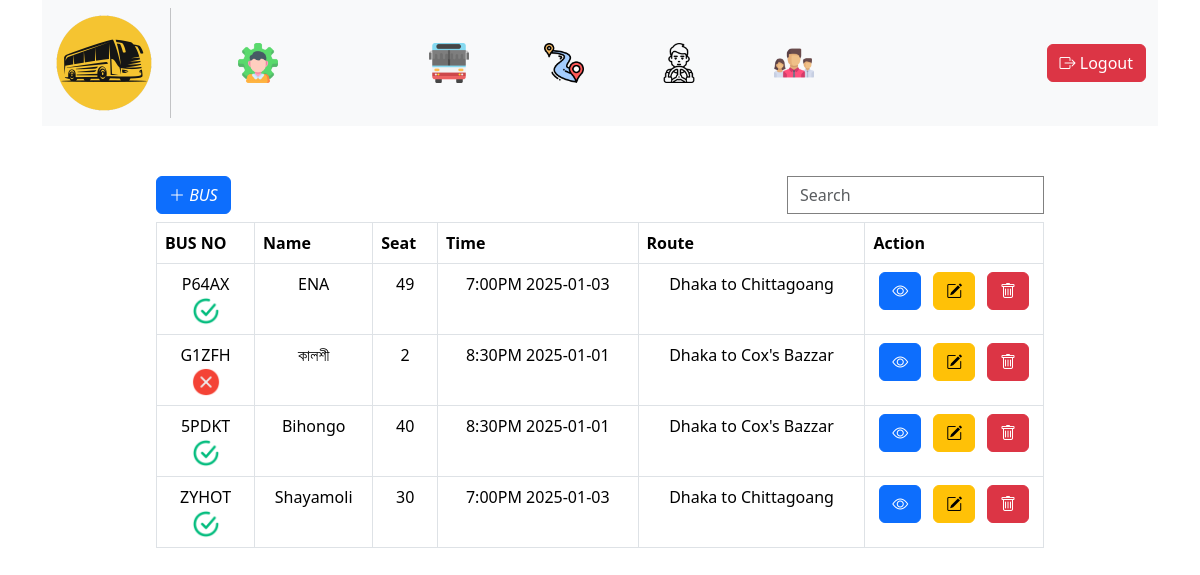
/admin/admin_bus.php (signed in), run on the app's committed database.
### tables this page shows
CREATE TABLE `bus_info` (
  `id` int NOT NULL,
  `bus_name` varchar(100) NOT NULL,
  `bus_no` varchar(255) NOT NULL,
  `bus_type` varchar(10) NOT NULL,
  `total_seat` int NOT NULL,
  `route_id` int NOT NULL,
  `driver_id` int NOT NULL,
  `status` varchar(100) NOT NULL DEFAULT 'Active'
);

CREATE TABLE `route` (
  `r_id` int NOT NULL,
  `route_special_id` varchar(255) NOT NULL,
  `source` varchar(255) NOT NULL,
  `destination` varchar(255) NOT NULL,
  `distance` varchar(255) NOT NULL,
  `estimated_time` varchar(100) NOT NULL,
  `cost` int NOT NULL,
  `time` varchar(100) NOT NULL,
  `date` varchar(100) NOT NULL
);

### admin/admin_bus.php (the view, shortened to what this page needs)
<?php
include 'admin_header.php';
include 'navbar.php';
?>
<div class="row">
    <div style="width: 80%;margin:auto;margin-top:50px;">
        <div class="d-flex justify-content-between">
            <div>
                    <button type="button" class="btn btn-primary mb-2" data-bs-toggle="modal" data-bs-target="#exampleModal">
                <i class="bi bi-plus-lg"> BUS</i>
                </button>
            </div>
            <div>
                <input style="border-radius:0px;border:1px solid grey;" type="search" class="form-control" placeholder="Search">
            </div>
        </div>
        <table class="table table-bordered">
            <tr>
                <th>BUS NO</th>
                <th>Name</th>
                <th>Seat</th>
                <th>Time</th>
                <th>Route</th>
                <th>Action</th>
            </tr>
            <tbody>
<?php
    include "../config.php";
    $query = $dbConn->prepare("SELECT bus_info.id,bus_info.bus_no,bus_info.total_seat,bus_info.bus_name,bus_info.status,route.source,route.destination,route.date,route.time FROM bus_info JOIN route WHERE route.r_id=bus_info.route_id ORDER BY bus_info.id DESC");
    $query->execute();
    $data = $query->fetchAll();
    foreach ($data as $row):
?>
                <tr>
                    <td>
                        <?= $row['bus_no'] ?>
                        <br>
                        <?php
                            if ($row['status']=="Active"):
                        ?>
                            <img src="../img/checkmark.png" style="width:30px;" alt="">
                        <?php endif; ?>
                        <?php
                            if ($row['status']=="Inactive"):
                        ?>
                            <img src="../img/cross.png" style="width:30px;" alt="">
                        <?php endif; ?>
                    </td>
                    <td><?= $row['bus_name'] ?></td>
                    <td><?= $row['total_seat'] ?></td>
                    <td><?= $row['time']." ".$row['date'] ?></td>
                    <td><?= $row['source']." to ".$row['destination'] ?></td>
                    <td>
                        <div class="d-flex justify-content-around">
                            <a href="admin_bus_view.php" class="btn btn-primary"><i class="bi bi-eye"></i></a>
                            <a href="#" class="btn btn-warning"><i class="bi bi-pencil-square"></i></a>
                            <a href="#" class="btn btn-danger"><i class="bi bi-trash"></i></a>
                        </div>
                    </td>
                </tr>
  <?php  endforeach;  ?>
            </tbody>
        </table>
    </div>
</div>
<?php include "admin_footer.php"; ?>

### admin/admin_bus.php (style rules this page uses)
.table tr td { text-align: center; }

### data on the page
bus_info: bus_no "P64AX", bus_name "ENA", total_seat "49", route.time "7:00PM", route.date "2025-01-03", route.source "Dhaka", route.destination "Chittagoang"
bus_info: bus_no "G1ZFH", bus_name "কালশী", total_seat "2", route.time "8:30PM", route.date "2025-01-01", route.source "Dhaka", route.destination "Cox's Bazzar"
bus_info: bus_no "5PDKT", bus_name "Bihongo", total_seat "40", route.time "8:30PM", route.date "2025-01-01", route.source "Dhaka", route.destination "Cox's Bazzar"
bus_info: bus_no "ZYHOT", bus_name "Shayamoli", total_seat "30", route.time "7:00PM", route.date "2025-01-03", route.source "Dhaka", route.destination "Chittagoang"
